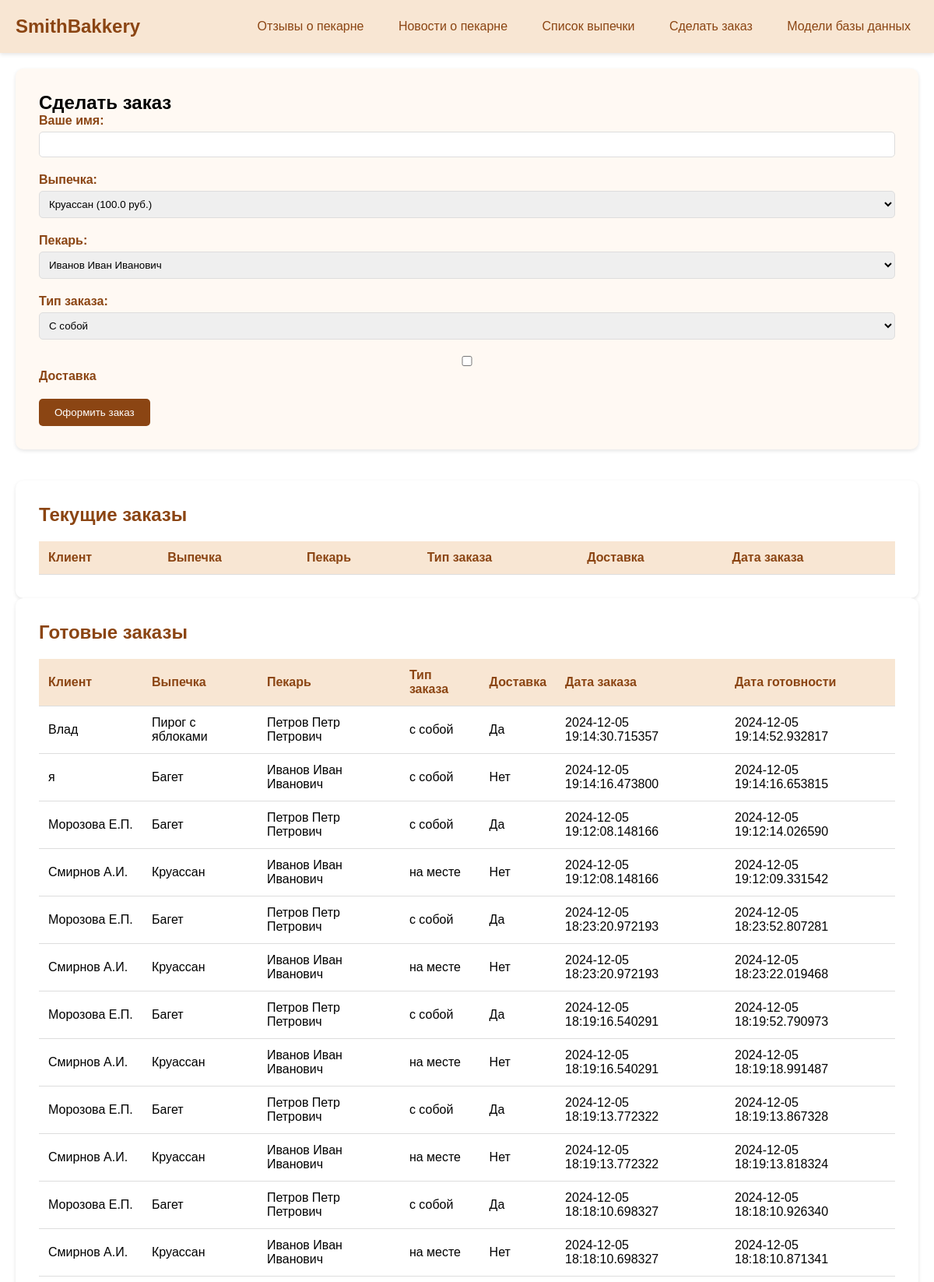
/order (upper part), run on the app's committed database.
### tables this page shows
CREATE TABLE completed_orders
                 (id INTEGER PRIMARY KEY AUTOINCREMENT,
                  client_name TEXT NOT NULL,
                  pastry_id INTEGER,
                  baker_id INTEGER,
                  order_type TEXT NOT NULL,
                  delivery BOOLEAN NOT NULL,
                  order_date DATETIME NOT NULL,
                  completion_date DATETIME NOT NULL,
                  FOREIGN KEY (pastry_id) REFERENCES pastries (id),
                  FOREIGN KEY (baker_id) REFERENCES bakers (id));

CREATE TABLE pastries
                 (id INTEGER PRIMARY KEY AUTOINCREMENT,
                  name TEXT NOT NULL,
                  price REAL NOT NULL);

CREATE TABLE bakers
                 (id INTEGER PRIMARY KEY AUTOINCREMENT,
                  full_name TEXT NOT NULL);

### app.py (the view, shortened to what this page needs)
@app.route('/order', methods=['GET', 'POST'])
def order():
    conn = sqlite3.connect('new_bakery.db')
    conn.row_factory = sqlite3.Row
    c = conn.cursor()
    c.execute("SELECT * FROM pastries")
    pastries = c.fetchall()
    c.execute("SELECT * FROM bakers")
    bakers = c.fetchall()
    c.execute("""SELECT orders.*, bakers.full_name as baker_name, pastries.name as pastry_name
                 FROM orders
                 JOIN bakers ON orders.baker_id = bakers.id
                 JOIN pastries ON orders.pastry_id = pastries.id
                 ORDER BY order_date DESC""")
    orders = c.fetchall()
    c.execute("""SELECT completed_orders.*, bakers.full_name as baker_name, pastries.name as pastry_name
                 FROM completed_orders
                 JOIN bakers ON completed_orders.baker_id = bakers.id
                 JOIN pastries ON completed_orders.pastry_id = pastries.id
                 ORDER BY completion_date DESC""")
    completed_orders = c.fetchall()
    conn.close()
    return render_template('order.html',
                         pastries=pastries,
                         bakers=bakers,
                         orders=orders,
                         completed_orders=completed_orders)

### templates/order.html (shortened to what this page needs)
<!DOCTYPE html>
<html lang="ru">
<head>
</head>
<body>
    <div class="header">
        <a href="/" class="logo">SmithBakkery</a>
        <nav class="nav">
            <a href="/reviews" class="nav-item">Отзывы о пекарне</a>
            <a href="/news" class="nav-item">Новости о пекарне</a>
            <a href="/menu" class="nav-item">Список выпечки</a>
            <a href="/order" class="nav-item">Сделать заказ</a>
            <a href="/models" class="nav-item">Модели базы данных</a>
        </nav>
    </div>
    <div class="container">
        <div class="order-form">
            <h2>Сделать заказ</h2>
            <form method="POST">
                <div class="form-group">
                    <label for="client_name">Ваше имя:</label>
                    <input type="text" id="client_name" name="client_name" required>
                </div>
                <div class="form-group">
                    <label for="pastry">Выпечка:</label>
                    <select id="pastry" name="pastry" required>
                        {% for pastry in pastries %}
                        <option value="{{ pastry['id'] }}">{{ pastry['name'] }} ({{ pastry['price'] }} руб.)</option>
                        {% endfor %}
                    </select>
                </div>
                <div class="form-group">
                    <label for="baker">Пекарь:</label>
                    <select id="baker" name="baker" required>
                        {% for baker in bakers %}
                        <option value="{{ baker['id'] }}">{{ baker['full_name'] }}</option>
                        {% endfor %}
                    </select>
                </div>
                <div class="form-group">
                    <label for="order_type">Тип заказа:</label>
                    <select id="order_type" name="order_type" required>
                        <option value="с собой">С собой</option>
                    </select>
                </div>
                <div class="form-group">
                    <label>
                        <input type="checkbox" name="delivery"> Доставка
                    </label>
                </div>
                <button type="submit" class="submit-btn">Оформить заказ</button>
            </form>
        </div>
        <div class="orders-list">
            <h2>Текущие заказы</h2>
            <table>
                <thead>
                    <tr>
                        <th>Клиент</th>
                        <th>Выпечка</th>
                        <th>Пекарь</th>
                        <th>Тип заказа</th>
                        <th>Доставка</th>
                        <th>Дата заказа</th>
                    </tr>
                </thead>
            </table>
        </div>
        <div class="orders-list">
            <h2>Готовые заказы</h2>
            <table>
                <thead>
                    <tr>
                        <th>Клиент</th>
                        <th>Выпечка</th>
                        <th>Пекарь</th>
                        <th>Тип заказа</th>
                        <th>Доставка</th>
                        <th>Дата заказа</th>
                        <th>Дата готовности</th>
                    </tr>
                </thead>
                <tbody>
                    {% for order in completed_orders %}
                    <tr>
                        <td>{{ order['client_name'] }}</td>
                        <td>{{ order['pastry_name'] }}</td>
                        <td>{{ order['baker_name'] }}</td>
                        <td>{{ order['order_type'] }}</td>
                        <td>{{ 'Да' if order['delivery'] else 'Нет' }}</td>
                        <td>{{ order['order_date'] }}</td>
                        <td>{{ order['completion_date'] }}</td>
                    </tr>
                    {% endfor %}
                </tbody>
            </table>
        </div>
    </div>
</body>
</html>

### templates/order.html (style rules this page uses)
* { margin: 0; padding: 0; box-sizing: border-box; font-family: Arial, sans-serif; }
.header { background-color: #f8e6d3; padding: 20px; box-shadow: 0 2px 5px rgba(0,0,0,0.1); }
.logo { color: #8b4513; font-size: 24px; font-weight: bold; text-decoration: none; }
.nav { float: right; }
.nav-item { display: inline-block; margin-left: 20px; color: #8b4513; text-decoration: none; padding: 5px 10px; border-radius: 5px; transition: background-color 0.3s; }
.container { max-width: 1200px; margin: 0 auto; padding: 20px; }
.order-form { background-color: #fff9f3; padding: 30px; border-radius: 10px; margin-bottom: 40px; box-shadow: 0 2px 5px rgba(0,0,0,0.1); }
.form-group { margin-bottom: 20px; }
.form-group label { display: block; margin-bottom: 5px; color: #8b4513; font-weight: bold; }
.form-group input, .form-group select { width: 100%; padding: 8px; border: 1px solid #ddd; border-radius: 5px; }
.submit-btn { background-color: #8b4513; color: white; padding: 10px 20px; border: none; border-radius: 5px; cursor: pointer; transition: background-color 0.3s; }
.orders-list { background-color: #fff; padding: 30px; border-radius: 10px; box-shadow: 0 2px 5px rgba(0,0,0,0.1); }
.orders-list h2 { color: #8b4513; margin-bottom: 20px; }
table { width: 100%; border-collapse: collapse; }
th, td { padding: 12px; text-align: left; border-bottom: 1px solid #ddd; }
th { background-color: #f8e6d3; color: #8b4513; }

### data on the page
completed_orders: client_name "Влад", pastry_name "Пирог с яблоками", baker_name "Петров Петр Петрович", order_type "с собой", delivery "Да", order_date "2024-12-05 19:14:30.715357", completion_date "2024-12-05 19:14:52.932817"
completed_orders: client_name "я", pastry_name "Багет", baker_name "Иванов Иван Иванович", order_type "с собой", delivery "Нет", order_date "2024-12-05 19:14:16.473800", completion_date "2024-12-05 19:14:16.653815"
completed_orders: client_name "Морозова Е.П.", pastry_name "Багет", baker_name "Петров Петр Петрович", order_type "с собой", delivery "Да", order_date "2024-12-05 19:12:08.148166", completion_date "2024-12-05 19:12:14.026590"
completed_orders: client_name "Смирнов А.И.", pastry_name "Круассан", baker_name "Иванов Иван Иванович", order_type "на месте", delivery "Нет", order_date "2024-12-05 19:12:08.148166", completion_date "2024-12-05 19:12:09.331542"
completed_orders: client_name "Морозова Е.П.", pastry_name "Багет", baker_name "Петров Петр Петрович", order_type "с собой", delivery "Да", order_date "2024-12-05 18:23:20.972193", completion_date "2024-12-05 18:23:52.807281"
completed_orders: client_name "Смирнов А.И.", pastry_name "Круассан", baker_name "Иванов Иван Иванович", order_type "на месте", delivery "Нет", order_date "2024-12-05 18:23:20.972193", completion_date "2024-12-05 18:23:22.019468"
completed_orders: client_name "Морозова Е.П.", pastry_name "Багет", baker_name "Петров Петр Петрович", order_type "с собой", delivery "Да", order_date "2024-12-05 18:19:16.540291", completion_date "2024-12-05 18:19:52.790973"
completed_orders: client_name "Смирнов А.И.", pastry_name "Круассан", baker_name "Иванов Иван Иванович", order_type "на месте", delivery "Нет", order_date "2024-12-05 18:19:16.540291", completion_date "2024-12-05 18:19:18.991487"
completed_orders: client_name "Морозова Е.П.", pastry_name "Багет", baker_name "Петров Петр Петрович", order_type "с собой", delivery "Да", order_date "2024-12-05 18:19:13.772322", completion_date "2024-12-05 18:19:13.867328"
completed_orders: client_name "Смирнов А.И.", pastry_name "Круассан", baker_name "Иванов Иван Иванович", order_type "на месте", delivery "Нет", order_date "2024-12-05 18:19:13.772322", completion_date "2024-12-05 18:19:13.818324"
completed_orders: client_name "Морозова Е.П.", pastry_name "Багет", baker_name "Петров Петр Петрович", order_type "с собой", delivery "Да", order_date "2024-12-05 18:18:10.698327", completion_date "2024-12-05 18:18:10.926340"
completed_orders: client_name "Смирнов А.И.", pastry_name "Круассан", baker_name "Иванов Иван Иванович", order_type "на месте", delivery "Нет", order_date "2024-12-05 18:18:10.698327", completion_date "2024-12-05 18:18:10.871341"

### other printed values
form field pastry "Круассан (100.0 руб.)"
form field baker "Иванов Иван Иванович"
